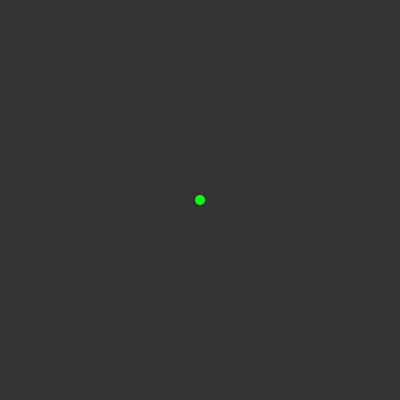
Frame 1 (no input)
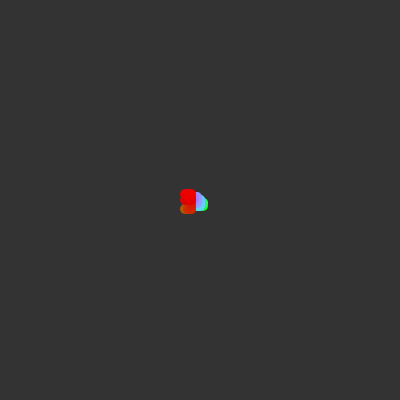
Frame 60 (no input)
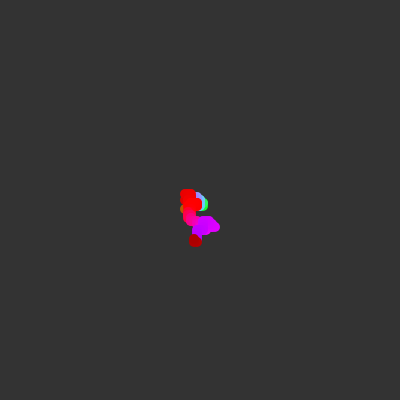
Frame 120 (the mouse pressed at the canvas centre since frame 60)

The p5.js sketch that drew these frames (run headless with seeded random() and noise() and a simulated clock; from frame 60 on, the mouse is pressed at the canvas centre):

// p5.js sketch
// ── sketch.js
var x;
var y;
function setup() {
createCanvas(400, 400);
	
  x = width/2;
  y = height/2;
  background(51);

}

function draw() {
  stroke(sin(frameCount*0.02)*255,cos(frameCount*0.03)*255,tan(frameCount*0.04)*255);
  strokeWeight(10);

  point(x, y);

  var r = floor(random(4));

  switch (r) {
    case 0:
      x = x + 3;
      break;
    case 1:
      x = x - 3;
      break;
    case 2:
      y = y + 3;
      break;
    case 3:
      y = y - 3;
      break;
  }
if(x<=0){
	x=width-6
}
if(x>=width){
	x=6
}
if(y<=0){
	y=height-6
}
if(y>=height){
	y=6
}

}
